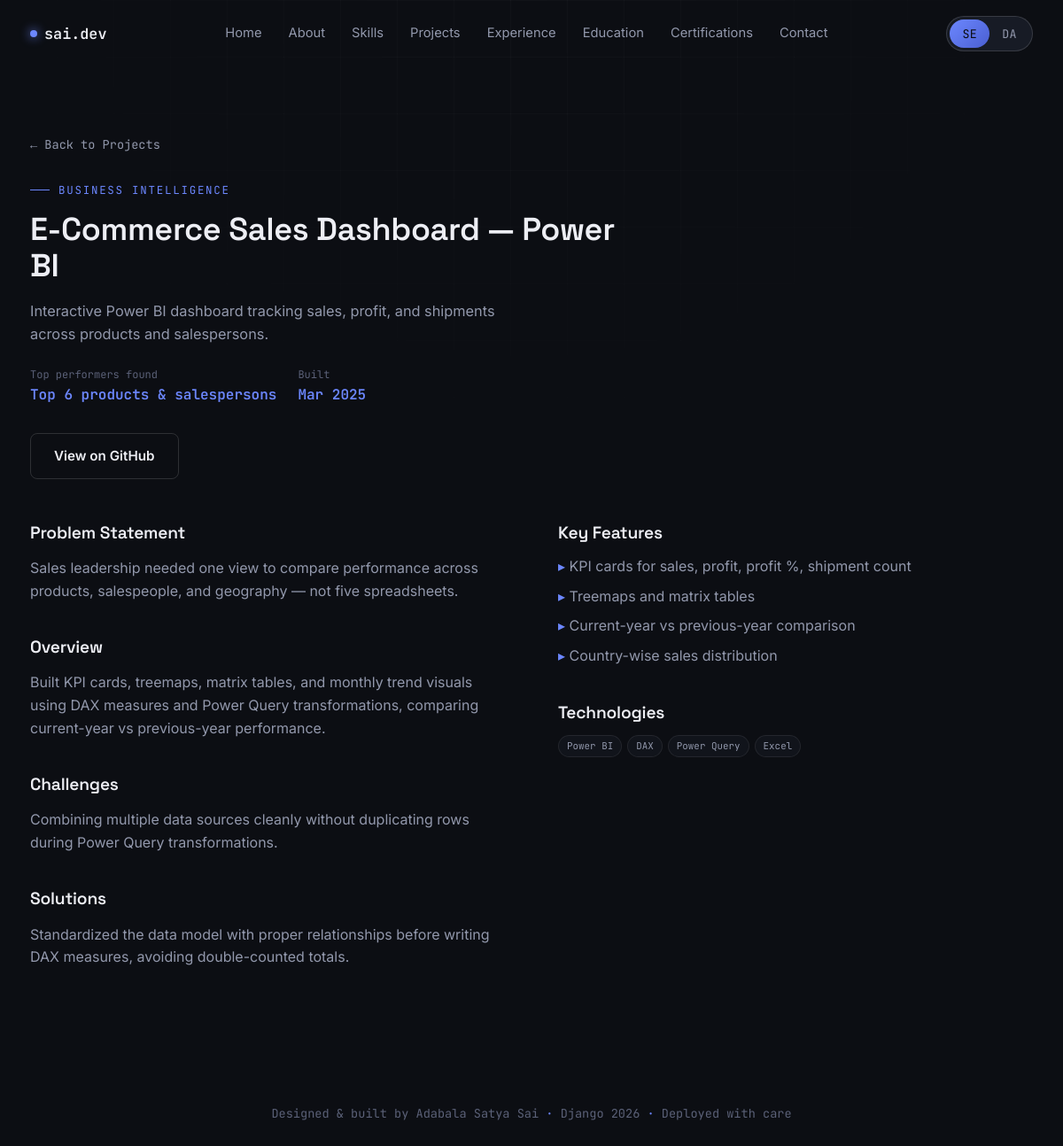
Page /projects/e-commerce-sales-dashboard-power-bi/ on the committed database.
### core/models.py (models this page shows, shortened)
class Project(models.Model):
    CATEGORY_CHOICES = [
        ("django", "Django / Web"),
        ("python", "Python"),
        ("data", "Data Analysis"),
        ("ml", "Machine Learning"),
        ("bi", "Business Intelligence"),
    ]
    title = models.CharField(max_length=120)
    slug = models.SlugField(max_length=140, unique=True, blank=True)
    track = models.CharField(max_length=6, choices=TRACK_CHOICES, default="both")
    category = models.CharField(max_length=10, choices=CATEGORY_CHOICES, default="django")
    short_description = models.CharField(max_length=220)
    description = models.TextField(blank=True)
    problem_statement = models.TextField(blank=True)
    features = models.TextField(blank=True, help_text="One feature per line.")
    challenges = models.TextField(blank=True)
    solutions = models.TextField(blank=True)
    technologies = models.CharField(
        max_length=300, help_text="Comma-separated, e.g. Python, Django, SQLite"
    )
    image = models.ImageField(upload_to="projects/", blank=True, null=True)
    github_url = models.URLField(blank=True)
    live_url = models.URLField(blank=True)
    metric_label = models.CharField(
        max_length=60, blank=True, help_text="e.g. 'Accuracy' or 'Records analyzed'"
    )
    metric_value = models.CharField(max_length=60, blank=True, help_text="e.g. '89.1%'")
    featured = models.BooleanField(default=False)
    order = models.PositiveIntegerField(default=0)
    created_at = models.DateField()
    class Meta:
        ordering = ["order", "-created_at"]
    @property
    def tech_list(self):
        return [t.strip() for t in self.technologies.split(",") if t.strip()]
    @property
    def feature_list(self):
        return [f.strip() for f in self.features.splitlines() if f.strip()]

class SiteProfile(models.Model):
    full_name = models.CharField(max_length=120, default="Adabala Satya Sai")
    location = models.CharField(max_length=120, default="Razole, Andhra Pradesh, India")
    email = models.EmailField(default="saiadabala53@gmail.com")
    phone = models.CharField(max_length=30, blank=True, default="+91 8008968188")
    github_url = models.URLField(default="https://github.com/Satyasai-Adabala")
    linkedin_url = models.URLField(default="https://linkedin.com/in/satya-sai-adabala-333687286")
    tagline_se = models.CharField(
        max_length=200, default="Python & Django Developer building things that ship."
    )
    tagline_da = models.CharField(
        max_length=200, default="Data Analyst turning raw numbers into decisions."
    )
    summary = models.TextField(
        default=(
            "Fresher engineering graduate who builds real, working software instead of "
            "tutorial clones - a live Django e-commerce platform, four end-to-end data "
            "projects, and a habit of shipping rather than just learning."
        )
    )
    resume_se = models.FileField(upload_to="resumes/", blank=True, null=True)
    resume_da = models.FileField(upload_to="resumes/", blank=True, null=True)
    projects_completed = models.PositiveIntegerField(default=5)
    technologies_count = models.PositiveIntegerField(default=18)
    internships_count = models.PositiveIntegerField(default=2)
    certifications_count = models.PositiveIntegerField(default=4)
    class Meta:
        verbose_name = "Site Profile"
        verbose_name_plural = "Site Profile"
    @classmethod
    def load(cls):
        obj, _ = cls.objects.get_or_create(pk=1)
        return obj

### core/views.py (the view)
# urls.py: path("projects/<slug:slug>/", views.project_detail, name="project_detail"),
def project_detail(request, slug):
    project = get_object_or_404(Project, slug=slug)
    related = Project.objects.exclude(slug=slug).filter(category=project.category)[:3]
    return render(
        request,
        "project_detail.html",
        {"project": project, "related": related},
    )

### core/context_processors.py (called while the page is built)
def site_profile(request):
    return {"profile": SiteProfile.load()}

### templates/project_detail.html (shortened to what this page needs)
{% extends "base.html" %}
{% block content %}
<section class="detail-hero">
  <div class="container">
    <a href="{% url 'home' %}#projects" class="back-link">← Back to Projects</a>
    <div class="eyebrow">{{ project.get_category_display }}</div>
    <h1 class="section-title" style="max-width:700px;">{{ project.title }}</h1>
    <p class="section-sub" style="margin-bottom:0;">{{ project.short_description }}</p>
    <div class="detail-meta">
      {% if project.metric_value %}
      <div class="detail-meta-item"><div class="label">{{ project.metric_label }}</div><div class="value">{{ project.metric_value }}</div></div>
      {% endif %}
      <div class="detail-meta-item"><div class="label">Built</div><div class="value">{{ project.created_at|date:"M Y" }}</div></div>
    </div>
    <div class="project-links" style="margin-bottom:50px;">
      {% if project.github_url %}<a href="{{ project.github_url }}" target="_blank" rel="noopener" class="btn btn-ghost">View on GitHub</a>{% endif %}
    </div>
    <div class="two-col">
      <div>
        {% if project.problem_statement %}
        <div class="detail-block">
          <h3>Problem Statement</h3>
          <p>{{ project.problem_statement }}</p>
        </div>
        {% endif %}
        {% if project.description %}
        <div class="detail-block">
          <h3>Overview</h3>
          <p>{{ project.description }}</p>
        </div>
        {% endif %}
        {% if project.challenges %}
        <div class="detail-block">
          <h3>Challenges</h3>
          <p>{{ project.challenges }}</p>
        </div>
        {% endif %}
        {% if project.solutions %}
        <div class="detail-block">
          <h3>Solutions</h3>
          <p>{{ project.solutions }}</p>
        </div>
        {% endif %}
      </div>
      <div>
        {% if project.feature_list %}
        <div class="detail-block">
          <h3>Key Features</h3>
          <ul>{% for f in project.feature_list %}<li>{{ f }}</li>{% endfor %}</ul>
        </div>
        {% endif %}
        <div class="detail-block">
          <h3>Technologies</h3>
          <div class="project-tech">{% for t in project.tech_list %}<span class="tech-pill">{{ t }}</span>{% endfor %}</div>
        </div>
      </div>
    </div>
  </div>
</section>
{% endblock %}

### templates/base.html (shortened to what this page needs)
{% load static %}
<!DOCTYPE html>
<html lang="en">
<head>
<link rel="stylesheet" href="{% static 'css/style.css' %}">
</head>
<body data-mode="se">
<nav class="navbar">
  <div class="container nav-inner">
    <a href="#home" class="brand"><span class="dot"></span>sai.dev</a>
    <ul class="nav-links">
      <li><a href="#home">Home</a></li>
      <li><a href="#about">About</a></li>
      <li><a href="#skills">Skills</a></li>
      <li><a href="#projects">Projects</a></li>
      <li><a href="#experience">Experience</a></li>
      <li><a href="#education">Education</a></li>
      <li><a href="#certifications">Certifications</a></li>
      <li><a href="#contact">Contact</a></li>
    </ul>
    <div class="nav-right">
      <div class="mode-switch">
        <div class="thumb"></div>
        <button data-mode-btn="se" class="active">SE</button>
        <button data-mode-btn="da">DA</button>
      </div>
    </div>
  </div>
</nav>
{% block content %}{% endblock %}
<footer>
  <p>Designed &amp; built by {{ profile.full_name }} <span class="dot">·</span> Django {% now "Y" %} <span class="dot">·</span> Deployed with care</p>
</footer>
</body>
</html>

### rows in the picture
Project: category "BUSINESS INTELLIGENCE", title "E-Commerce Sales Dashboard — Power BI", short_description "Interactive Power BI dashboard tracking sales, profit, and shipments across products and salespersons.", metric_label "Top performers found", metric_value "Top 6 products & salespersons", created_at "Mar 2025", problem_statement "Sales leadership needed one view to compare performance across products, salespeople, and geography — not five spreadsheets.", description "Built KPI cards, treemaps, matrix tables, and monthly trend visuals using DAX measures and Power Query transformations, comparing current-year vs previous-year performance.", challenges "Combining multiple data sources cleanly without duplicating rows during Power Query transformations.", solutions "Standardized the data model with proper relationships before writing DAX measures, avoiding double-counted totals."
SiteProfile: full_name "Adabala Satya Sai"

### other values in the picture
{{ f }} "KPI cards for sales, profit, profit %, shipment count" "Treemaps and matrix tables" "Current-year vs previous-year comparison" "Country-wise sales distribution"
{{ t }} "Power BI" "DAX" "Power Query" "Excel"
